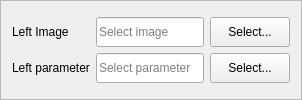
           <widget class="QFrame" name="frame_config_1">
            <property name="frameShape">
             <enum>QFrame::StyledPanel</enum>
            </property>
            <property name="frameShadow">
             <enum>QFrame::Raised</enum>
            </property>
            <layout class="QHBoxLayout" name="horizontalLayout_16">
             <item>
              <layout class="QHBoxLayout" name="horizontalLayout_6">
               <item>
                <layout class="QVBoxLayout" name="verticalLayout">
                 <item>
                  <layout class="QGridLayout" name="gridLayout_4">
                   <item row="0" column="1">
                    <widget class="QLineEdit" name="lineedit_left_image_path">
                     <property name="minimumSize">
                      <size>
                       <width>0</width>
                       <height>30</height>
                      </size>
                     </property>
                     <property name="maximumSize">
                      <size>
                       <width>16777215</width>
                       <height>16777215</height>
                      </size>
                     </property>
                     <property name="inputMask">
                      <string/>
                     </property>
                     <property name="text">
                      <string/>
                     </property>
                     <property name="readOnly">
                      <bool>true</bool>
                     </property>
                     <property name="placeholderText">
                      <string>Select image</string>
                     </property>
                    </widget>
                   </item>
                   <item row="0" column="0">
                    <widget class="QLabel" name="label">
                     <property name="maximumSize">
                      <size>
                       <width>112</width>
                       <height>16777215</height>
                      </size>
                     </property>
                     <property name="text">
                      <string>Left Image</string>
                     </property>
                    </widget>
                   </item>
                   <item row="0" column="2">
                    <widget class="QPushButton" name="btn_left_image">
                     <property name="minimumSize">
                      <size>
                       <width>0</width>
                       <height>30</height>
                      </size>
                     </property>
                     <property name="maximumSize">
                      <size>
                       <width>16777215</width>
                       <height>16777215</height>
                      </size>
                     </property>
                     <property name="text">
                      <string>Select...</string>
                     </property>
                    </widget>
                   </item>
                   <item row="1" column="2">
                    <widget class="QPushButton" name="btn_left_parameter">
                     <property name="minimumSize">
                      <size>
                       <width>0</width>
                       <height>30</height>
                      </size>
                     </property>
                     <property name="maximumSize">
                      <size>
                       <width>16777215</width>
                       <height>16777215</height>
                      </size>
                     </property>
                     <property name="text">
                      <string>Select...</string>
                     </property>
                    </widget>
                   </item>
                   <item row="1" column="1">
                    <widget class="QLineEdit" name="lineedit_left_parameter_path">
                     <property name="minimumSize">
                      <size>
                       <width>0</width>
                       <height>30</height>
                      </size>
                     </property>
                     <property name="maximumSize">
                      <size>
                       <width>16777215</width>
                       <height>16777215</height>
                      </size>
                     </property>
                     <property name="text">
                      <string/>
                     </property>
                     <property name="readOnly">
                      <bool>true</bool>
                     </property>
                     <property name="placeholderText">
                      <string>Select parameter </string>
                     </property>
                    </widget>
                   </item>
                   <item row="1" column="0">
                    <widget class="QLabel" name="label_2">
                     <property name="maximumSize">
                      <size>
                       <width>112</width>
                       <height>16777215</height>
                      </size>
                     </property>
                     <property name="text">
                      <string>Left parameter</string>
                     </property>
                    </widget>
                   </item>
                  </layout>
                 </item>
                </layout>
               </item>
              </layout>
             </item>
            </layout>
           </widget>
